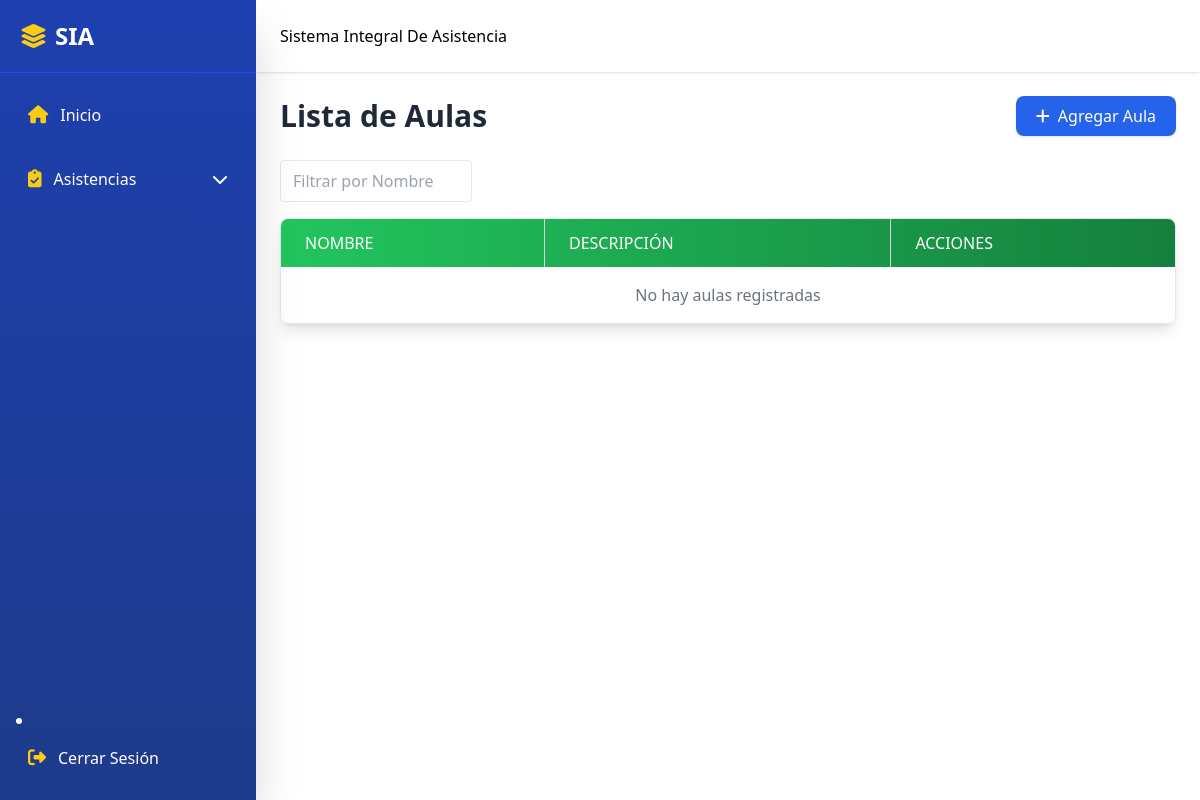
The page /classrooms.php (signed in) on the database as committed earlier.
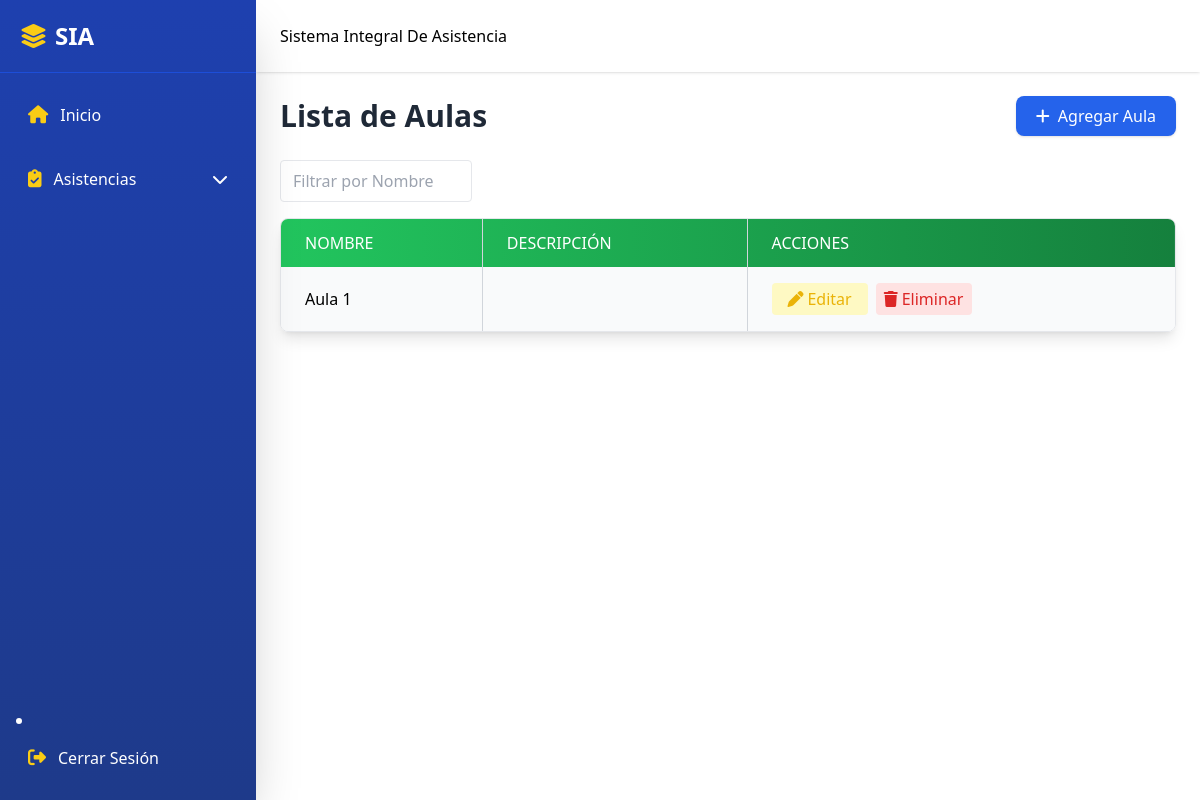
The same page on the database as committed later.
### tables this page shows
CREATE TABLE `classrooms` (
  `classroom_id` int(11) NOT NULL,
  `name` varchar(50) NOT NULL,
  `description` varchar(255) DEFAULT NULL
);

### classrooms.php (the view, shortened to what this page needs)
<?php
include 'includes/session.php';
include 'includes/header.php';
include 'includes/sidebar.php';
include 'includes/navbar.php';
include 'includes/conn.php';
?>
<div class="flex-1 md:ml-64 transition-all duration-300">
  <br><br><br>
  <main class="pt-20 p-4 md:p-6">
    <div class="flex flex-col md:flex-row justify-between items-start md:items-center mb-6 gap-3 md:gap-0">
      <h1 class="text-3xl font-bold text-gray-800">Lista de Aulas</h1>
      <a href="javascript:void(0)" onclick="openModal('addClassroomModal')" class="inline-flex items-center bg-blue-600 text-white px-5 py-2 rounded-lg shadow hover:bg-blue-700 transition w-full md:w-auto justify-center">
        <i class="fa-solid fa-plus mr-2"></i> Agregar Aula
      </a>
    </div>
    <div class="flex flex-wrap gap-2 mb-4">
      <input type="text" id="filterName" placeholder="Filtrar por Nombre" class="px-3 py-2 border rounded w-48">
    </div>
    <div class="overflow-x-auto rounded-lg shadow-lg border border-gray-200">
      <table class="min-w-full border-collapse" id="classroomsTable">
        <thead class="bg-gradient-to-r from-green-500 to-green-700 text-white">
          <tr>
            <th class="px-4 md:px-6 py-3 border-r border-gray-300 text-left font-medium uppercase">Nombre</th>
            <th class="px-4 md:px-6 py-3 border-r border-gray-300 text-left font-medium uppercase">Descripción</th>
            <th class="px-4 md:px-6 py-3 text-left font-medium uppercase">Acciones</th>
          </tr>
        </thead>
        <tbody>
          <?php
          try {
              $stmt = $conn->query("SELECT * FROM classrooms ORDER BY classroom_id ASC");
              $classrooms = $stmt->fetchAll();
              if ($classrooms) {
                  foreach ($classrooms as $i => $classroom) {
                      $rowClass = $i % 2 === 0 ? 'bg-gray-50' : 'bg-white';
                      echo "<tr class='hover:bg-gray-100 {$rowClass}'>";
                      echo "<td class='px-4 md:px-6 py-4 border-r border-gray-300'>{$classroom['name']}</td>";
                      echo "<td class='px-4 md:px-6 py-4 border-r border-gray-300'>{$classroom['description']}</td>";
                      echo "<td class='px-4 md:px-6 py-4 flex flex-wrap gap-2'>";
                      echo "<a href='javascript:void(0)' onclick='openEditModalClassroom(".json_encode($classroom).")' class='text-yellow-500 hover:text-yellow-700 bg-yellow-100 px-3 py-1 rounded flex items-center justify-center w-24'>
                              <i class='fa-solid fa-pen mr-1'></i>Editar
                            </a>";
                      echo "<a href='classrooms_back/delete_classroom.php?id={$classroom['classroom_id']}' class='text-red-600 hover:text-red-800 bg-red-100 px-3 py-1 rounded flex items-center justify-center w-24' onclick=\"return confirm('¿Estás seguro de eliminar esta aula?')\">
                              <i class='fa-solid fa-trash mr-1'></i>Eliminar
                            </a>";
                      echo "</td>";
                      echo "</tr>";
                  }
              } else {
                  echo "<tr><td colspan='3' class='px-4 md:px-6 py-4 text-center text-gray-500'>No hay aulas registradas</td></tr>";
              }
          } catch (PDOException $e) {
              echo "<tr><td colspan='3' class='px-4 md:px-6 py-4 text-center text-red-600'>Error: {$e->getMessage()}</td></tr>";
          }
          ?>
        </tbody>
      </table>
    </div>
  </main>
</div>

### includes/header.php (shortened to what this page needs)
<!DOCTYPE html>
<html lang="es">
<head>
  <script src="https://cdn.tailwindcss.com" defer></script>
  <link rel="stylesheet" href="https://cdn.jsdelivr.net/npm/swiper@11/swiper-bundle.min.css"/>
  <link rel="stylesheet" href="https://cdnjs.cloudflare.com/ajax/libs/font-awesome/6.5.2/css/all.min.css"/>
</head>
<body class="flex">

### includes/sidebar.php (shortened to what this page needs)
<?php
include 'includes/conn.php';
$role_id = $_SESSION['role_id'];
$permissions = [];
try {
    $stmt = $conn->prepare("SELECT page, action FROM role_permissions WHERE role_id = ?");
    $stmt->execute([$role_id]);
    $perms = $stmt->fetchAll(PDO::FETCH_ASSOC);
    foreach ($perms as $perm) {
        $permissions[$perm['page']][] = $perm['action'];
    }
} catch (PDOException $e) {
    echo "Error al cargar permisos: " . $e->getMessage();
}
?>
<aside id="sidebar" class="fixed top-0 left-0 h-screen w-64 bg-gradient-to-b from-blue-800 to-blue-900 text-white shadow-2xl flex flex-col transform -translate-x-full md:translate-x-0 transition-transform duration-300 ease-in-out z-50">
  <div class="p-5 text-2xl font-bold border-b border-blue-700 flex justify-between items-center">
    <span class="flex items-center"><i class="fas fa-layer-group mr-2 text-yellow-400"></i> SIA</span>
  </div>
  <nav class="flex-1 p-4 overflow-y-auto">
    <ul class="space-y-3">
      <?php if(isset($permissions['index.php']) && in_array('view', $permissions['index.php'])): ?>
      <li>
        <a href="index.php" class="flex items-center p-3 rounded-lg hover:bg-blue-700 transition-all relative">
          <i class="fas fa-home mr-3 text-lg text-yellow-400"></i>
          <span class="font-medium">Inicio</span>
        </a>
      </li>
      <?php endif; ?>
      <?php
      $attendance_pages = ['attendance.php','attendance_report.php','student_attendance.php','teachers_attendance.php','attendance_reports_list.php'];
      $has_attendance = false;
      foreach($attendance_pages as $page) {
          if(isset($permissions[$page]) && in_array('view', $permissions[$page])) { $has_attendance = true; break; }
      }
      ?>
      <?php if($has_attendance): ?>
      <li>
        <button class="flex items-center justify-between w-full p-3 rounded-lg hover:bg-blue-700 focus:outline-none transition-all relative"
                onclick="this.nextElementSibling.classList.toggle('max-h-0'); this.nextElementSibling.classList.toggle('max-h-96');">
          <span class="flex items-center">
            <i class="fas fa-clipboard-check mr-3 text-lg text-yellow-400"></i>
            <span class="font-medium">Asistencias</span>
          </span>
          <i class="fas fa-chevron-down transition-transform duration-300"></i>
        </button>
      </li>
      <?php endif; ?>
    </ul>
  </nav>
  <li class="mt-6 mb-4 px-4">
    <a href="logout.php" class="flex items-center p-3 rounded-lg hover:bg-red-600 transition-all relative">
      <i class="fas fa-sign-out-alt mr-3 text-lg text-yellow-400"></i>
      <span class="font-medium">Cerrar Sesión</span>
    </a>
  </li>
</aside>

### includes/navbar.php (shortened to what this page needs)
<header class="fixed top-0 left-0 md:left-64 right-0 bg-white shadow flex justify-between items-center p-6 z-30 transition-all duration-300">
  <div class="flex items-center space-x-4">
    <div class="flex items-center space-x-2">
      <span class="font-medium">Sistema Integral De Asistencia</span>
    </div>
  </div>
</header>

Rows that differ between the two databases and show on the page:
added classrooms: name "Aula 1"
Other text that changed with them:
text no longer shown: "No hay aulas registradas"
